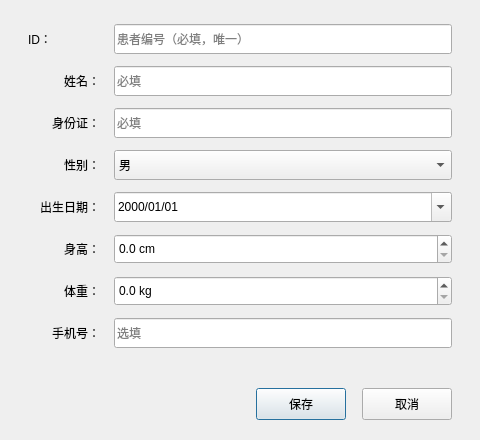
<?xml version="1.0" encoding="UTF-8"?>
<ui version="4.0">
 <class>PatientDialog</class>
 <widget class="QDialog" name="PatientDialog">
  <property name="geometry">
   <rect>
    <x>0</x>
    <y>0</y>
    <width>480</width>
    <height>440</height>
   </rect>
  </property>
  <property name="windowTitle">
   <string>患者信息</string>
  </property>
  <property name="modal">
   <bool>true</bool>
  </property>
  <layout class="QVBoxLayout" name="mainLayout">
   <property name="spacing">
    <number>16</number>
   </property>
   <property name="leftMargin">
    <number>28</number>
   </property>
   <property name="topMargin">
    <number>24</number>
   </property>
   <property name="rightMargin">
    <number>28</number>
   </property>
   <property name="bottomMargin">
    <number>20</number>
   </property>
   <item>
    <layout class="QFormLayout" name="formLayout">
     <property name="fieldGrowthPolicy">
      <enum>QFormLayout::AllNonFixedFieldsGrow</enum>
     </property>
     <property name="labelAlignment">
      <set>Qt::AlignRight|Qt::AlignVCenter</set>
     </property>
     <property name="horizontalSpacing">
      <number>14</number>
     </property>
     <property name="verticalSpacing">
      <number>12</number>
     </property>
     <item row="0" column="0">
      <widget class="QLabel" name="lblId">
       <property name="minimumSize">
        <size>
         <width>72</width>
         <height>0</height>
        </size>
       </property>
       <property name="text">
        <string>ID：</string>
       </property>
      </widget>
     </item>
     <item row="0" column="1">
      <widget class="QLineEdit" name="editId">
       <property name="minimumSize">
        <size>
         <width>0</width>
         <height>30</height>
        </size>
       </property>
       <property name="placeholderText">
        <string>患者编号（必填，唯一）</string>
       </property>
      </widget>
     </item>
     <item row="1" column="0">
      <widget class="QLabel" name="lblName">
       <property name="text">
        <string>姓名：</string>
       </property>
      </widget>
     </item>
     <item row="1" column="1">
      <widget class="QLineEdit" name="editName">
       <property name="minimumSize">
        <size>
         <width>0</width>
         <height>30</height>
        </size>
       </property>
       <property name="placeholderText">
        <string>必填</string>
       </property>
      </widget>
     </item>
     <item row="2" column="0">
      <widget class="QLabel" name="lblIdCard">
       <property name="text">
        <string>身份证：</string>
       </property>
      </widget>
     </item>
     <item row="2" column="1">
      <widget class="QLineEdit" name="editIdCard">
       <property name="minimumSize">
        <size>
         <width>0</width>
         <height>30</height>
        </size>
       </property>
       <property name="placeholderText">
        <string>必填</string>
       </property>
      </widget>
     </item>
     <item row="3" column="0">
      <widget class="QLabel" name="lblSex">
       <property name="text">
        <string>性别：</string>
       </property>
      </widget>
     </item>
     <item row="3" column="1">
      <widget class="QComboBox" name="cmbSex">
       <property name="minimumSize">
        <size>
         <width>0</width>
         <height>30</height>
        </size>
       </property>
       <item>
        <property name="text">
         <string>男</string>
        </property>
       </item>
       <item>
        <property name="text">
         <string>女</string>
        </property>
       </item>
      </widget>
     </item>
     <item row="4" column="0">
      <widget class="QLabel" name="lblDob">
       <property name="text">
        <string>出生日期：</string>
       </property>
      </widget>
     </item>
     <item row="4" column="1">
      <widget class="QDateEdit" name="dateDOB">
       <property name="minimumSize">
        <size>
         <width>0</width>
         <height>30</height>
        </size>
       </property>
       <property name="calendarPopup">
        <bool>true</bool>
       </property>
       <property name="date">
        <date>
         <year>2000</year>
         <month>1</month>
         <day>1</day>
        </date>
       </property>
       <property name="displayFormat">
        <string>yyyy/MM/dd</string>
       </property>
      </widget>
     </item>
     <item row="5" column="0">
      <widget class="QLabel" name="lblHeight">
       <property name="text">
        <string>身高：</string>
       </property>
      </widget>
     </item>
     <item row="5" column="1">
      <widget class="QDoubleSpinBox" name="spHeight">
       <property name="minimumSize">
        <size>
         <width>0</width>
         <height>30</height>
        </size>
       </property>
       <property name="suffix">
        <string> cm</string>
       </property>
       <property name="decimals">
        <number>1</number>
       </property>
       <property name="maximum">
        <double>250.000000000000000</double>
       </property>
      </widget>
     </item>
     <item row="6" column="0">
      <widget class="QLabel" name="lblWeight">
       <property name="text">
        <string>体重：</string>
       </property>
      </widget>
     </item>
     <item row="6" column="1">
      <widget class="QDoubleSpinBox" name="spWeight">
       <property name="minimumSize">
        <size>
         <width>0</width>
         <height>30</height>
        </size>
       </property>
       <property name="suffix">
        <string> kg</string>
       </property>
       <property name="decimals">
        <number>1</number>
       </property>
       <property name="maximum">
        <double>300.000000000000000</double>
       </property>
      </widget>
     </item>
     <item row="7" column="0">
      <widget class="QLabel" name="lblPhone">
       <property name="text">
        <string>手机号：</string>
       </property>
      </widget>
     </item>
     <item row="7" column="1">
      <widget class="QLineEdit" name="editPhone">
       <property name="minimumSize">
        <size>
         <width>0</width>
         <height>30</height>
        </size>
       </property>
       <property name="placeholderText">
        <string>选填</string>
       </property>
      </widget>
     </item>
    </layout>
   </item>
   <item>
    <layout class="QHBoxLayout" name="buttonLayout">
     <item>
      <spacer name="hSpacerButtons">
       <property name="orientation">
        <enum>Qt::Horizontal</enum>
       </property>
       <property name="sizeHint" stdset="0">
        <size>
         <width>40</width>
         <height>20</height>
        </size>
       </property>
      </spacer>
     </item>
     <item>
      <widget class="QPushButton" name="btnSave">
       <property name="minimumSize">
        <size>
         <width>90</width>
         <height>32</height>
        </size>
       </property>
       <property name="text">
        <string>保存</string>
       </property>
      </widget>
     </item>
     <item>
      <widget class="QPushButton" name="btnCancel">
       <property name="minimumSize">
        <size>
         <width>90</width>
         <height>32</height>
        </size>
       </property>
       <property name="text">
        <string>取消</string>
       </property>
      </widget>
     </item>
    </layout>
   </item>
  </layout>
 </widget>
 <resources/>
 <connections/>
</ui>
